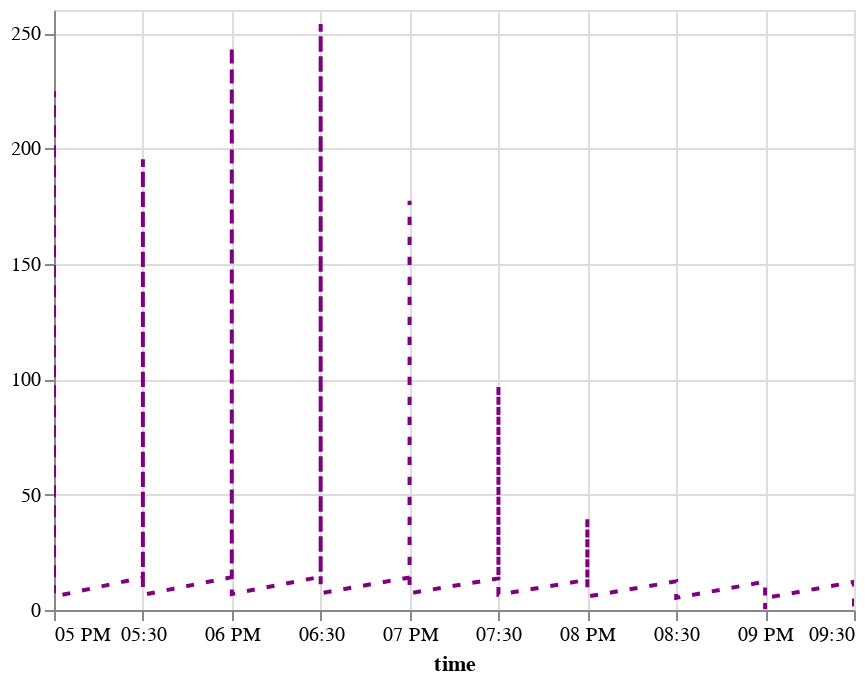

This figure's notebook cell:
### Code cell
plot_control(m_df.tidy(), y="value")

### Figure 1 — Vega-Lite specification as saved in the notebook (floating-point values rounded to 4 significant figures)
{"config": {"view": {"continuousWidth": 400, "continuousHeight": 300}}, "data": {"name": "data-2baaafdd305e446a630d644452c9ca65"}, "mark": {"type": "line", "color": "purple", "strokeDash": [4, 6]}, "encoding": {"x": {"field": "time", "title": "time", "type": "temporal"}, "y": {"field": "value", "scale": {"zero": false}, "title": "", "type": "quantitative"}}, "params": [{"name": "param_5", "select": {"type": "interval"}, "bind": "scales"}], "$schema": "https://vega.github.io/schema/vega-lite/v5.2.0.json", "datasets": {"data-2baaafdd305e446a630d644452c9ca65": [{"time": "2000-06-15T17:00:00", "variable": "TA", "value": 14.22, "is_present": false}, {"time": "2000-06-15T17:30:00", "variable": "TA", "value": 14.11, "is_present": false}, {"time": "2000-06-15T18:00:00", "variable": "TA", "value": 14.23, "is_present": false}, {"time": "2000-06-15T18:30:00", "variable": "TA", "value": 14.4, "is_present": false}, {"time": "2000-06-15T19:00:00", "variable": "TA", "value": 14.09, "is_present": false}, {"time": "2000-06-15T19:30:00", "variable": "TA", "value": 13.71, "is_present": false}, {"time": "2000-06-15T20:00:00", "variable": "TA", "value": 13.08, "is_present": false}, {"time": "2000-06-15T20:30:00", "variable": "TA", "value": 12.41, "is_present": false}, {"time": "2000-06-15T21:00:00", "variable": "TA", "value": 12.27, "is_present": false}, {"time": "2000-06-15T21:30:00", "variable": "TA", "value": 12.2, "is_present": false}, {"time": "2000-06-15T17:00:00", "variable": "SW_IN", "value": 224.8, "is_present": true}, {"time": "2000-06-15T17:30:00", "variable": "SW_IN", "value": 195.3, "is_present": true}, {"time": "2000-06-15T18:00:00", "variable": "SW_IN", "value": 244.2, "is_present": true}, {"time": "2000-06-15T18:30:00", "variable": "SW_IN", "value": 253.9, "is_present": true}, {"time": "2000-06-15T19:00:00", "variable": "SW_IN", "value": 177.3, "is_present": true}, {"time": "2000-06-15T19:30:00", "variable": "SW_IN", "value": 97.07, "is_present": true}, {"time": "2000-06-15T20:00:00", "variable": "SW_IN", "value": 39.71, "is_present": true}, {"time": "2000-06-15T20:30:00", "variable": "SW_IN", "value": 10.65, "is_present": true}, {"time": "2000-06-15T21:00:00", "variable": "SW_IN", "value": 0.32, "is_present": true}, {"time": "2000-06-15T21:30:00", "variable": "SW_IN", "value": 0.0, "is_present": true}, {"time": "2000-06-15T17:00:00", "variable": "VPD", "value": 5.799, "is_present": true}, {"time": "2000-06-15T17:30:00", "variable": "VPD", "value": 6.577, "is_present": true}, {"time": "2000-06-15T18:00:00", "variable": "VPD", "value": 6.931, "is_present": true}, {"time": "2000-06-15T18:30:00", "variable": "VPD", "value": 7.286, "is_present": true}, {"time": "2000-06-15T19:00:00", "variable": "VPD", "value": 7.251, "is_present": true}, {"time": "2000-06-15T19:30:00", "variable": "VPD", "value": 6.683, "is_present": true}, {"time": "2000-06-15T20:00:00", "variable": "VPD", "value": 5.851, "is_present": true}, {"time": "2000-06-15T20:30:00", "variable": "VPD", "value": 5.254, "is_present": true}, {"time": "2000-06-15T21:00:00", "variable": "VPD", "value": 5.164, "is_present": true}, {"time": "2000-06-15T21:30:00", "variable": "VPD", "value": 5.037, "is_present": true}]}}
